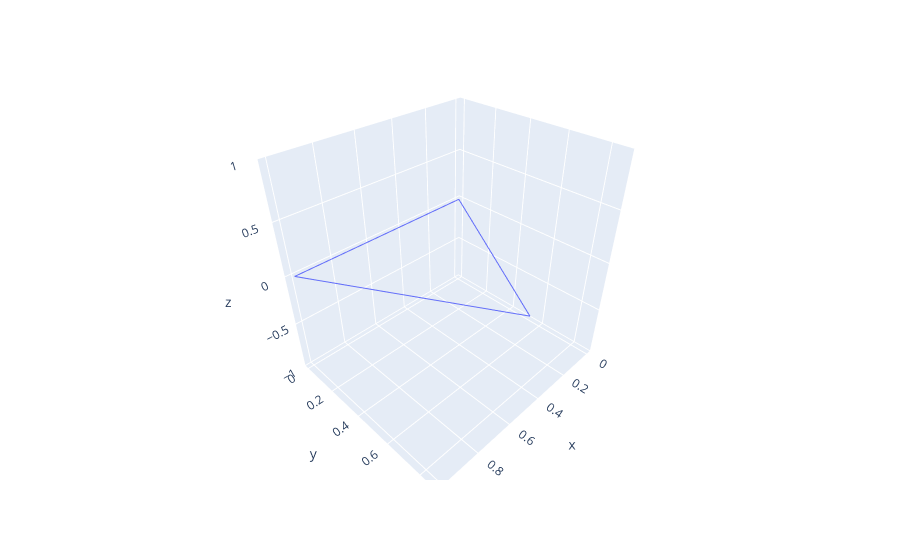

Source (notebook cell):
### Code cell
axis = ['x','y','z']
df = pd.DataFrame([[0,0,0],[1,0,0],[0.5,0.5*math.sqrt(3),0],[0,0,0]], columns=axis)
fig = plt.line_3d(df, x='x',y='y',z='z')
fig.add_trace(go.Scatter(
    x=[0, 1, 2],
    y=[1, 1, 1],
    mode="lines+markers+text",
    name="Lines, Markers and Text",
    text=["Text A", "Text B", "Text C"],
    textposition="top center"
))

### Figure 1 — Plotly figure (JSON) as saved in the notebook; plotly's stock layout.template omitted (floating-point values rounded to 4 significant figures)
{"data": [{"hovertemplate": "x=%{x}<br>y=%{y}<br>z=%{z}<extra></extra>", "legendgroup": "", "line": {"color": "#636efa", "dash": "solid"}, "mode": "lines", "name": "", "scene": "scene", "showlegend": false, "type": "scatter3d", "x": [0.0, 1.0, 0.5, 0.0], "y": [0.0, 0.0, 0.866, 0.0], "z": [0, 0, 0, 0]}], "layout": {"legend": {"tracegroupgap": 0}, "margin": {"t": 60}, "scene": {"domain": {"x": [0.0, 1.0], "y": [0.0, 1.0]}, "xaxis": {"title": {"text": "x"}}, "yaxis": {"title": {"text": "y"}}, "zaxis": {"title": {"text": "z"}}}}}
